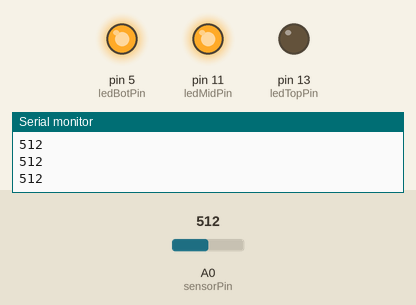
This sketch was run on a simulated Arduino Uno, built with avr-gcc and run on an emulated ATmega328P. Parts: output pins drawn as LEDs (lit = HIGH), the last lines printed to the serial monitor. The test bench sets the inputs (shaded band); at power-on: A0 (sensorPin) = 512.

Above: at 1.2 s.
1.3 s: A0 (sensorPin) set to 495
At 2.1 s:
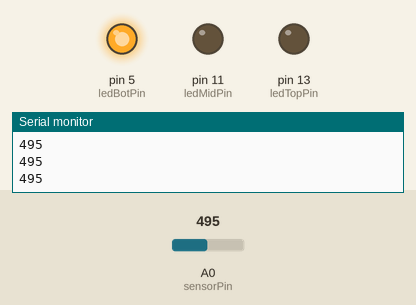
2.8 s: A0 (sensorPin) set to 263
4.3 s: A0 (sensorPin) set to 238
At 5.5 s:
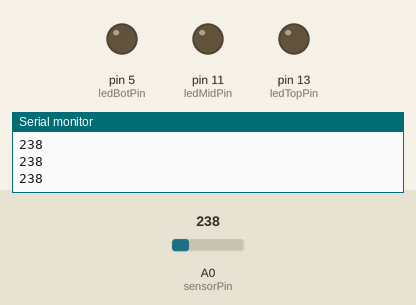
5.8 s: A0 (sensorPin) set to 775
At 6.8 s:
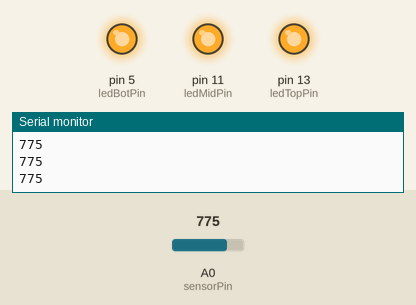
7.3 s: A0 (sensorPin) set to 759
At 7.9 s:
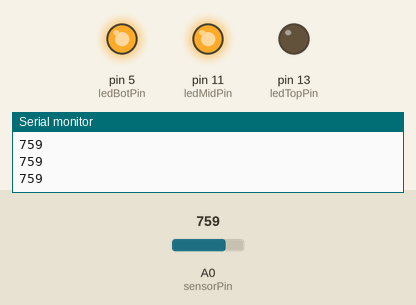
8.8 s: A0 (sensorPin) set to 900
At 9.1 s:
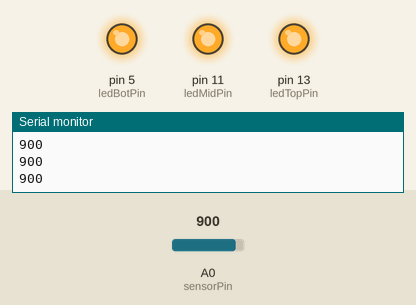
Timing chart, 0 to 11.3 s (numbered marks = the images above; inputs shaded):
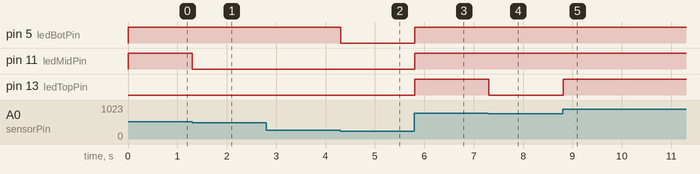

The sketch:

level-meter.ino
```cpp
int sensorPin = A0;    // select the input pin for the potentiometer
int ledBotPin = 5;      // select the pin for the LED
int ledMidPin = 11;
int ledTopPin = 13;
int sensorValue = 0;  // variable to store the value coming from the sensor

void setup() {
  // declare the ledPin as an OUTPUT:
  pinMode(ledBotPin, OUTPUT);
  pinMode(ledMidPin, OUTPUT);
  pinMode(ledTopPin, OUTPUT);
  Serial.begin(9600);
}

void loop() {
  // read the value from the sensor:
  sensorValue = analogRead(sensorPin);

  // potentiometer value
  Serial.println(sensorValue);

  // LED light change
  if (sensorValue > 255) {
    analogWrite(ledBotPin, 255);
  }
  else {
    analogWrite(ledBotPin, 0);
  }

  if (sensorValue > 510) {
    analogWrite(ledMidPin, 255);
  }
   else {
    analogWrite(ledMidPin, 0);
  }

  if (sensorValue > 765) {
    analogWrite(ledTopPin, 255);
  }
   else {
    analogWrite(ledTopPin, 0);
  }


}
```

Measured:
- the behaviour switches between 511 and 510 on A0 (sensorPin) (found by bisection; images 0 and 1)
- the behaviour switches between 256 and 255 on A0 (sensorPin) (found by bisection; images 1 and 2)
- the behaviour switches between 766 and 765 on A0 (sensorPin) (found by bisection; images 3 and 4)
- after the input at 1.3 s, pin 11 (ledMidPin): HIGH → LOW at once
- after the input at 4.3 s, pin 5 (ledBotPin): HIGH → LOW at once
- after the input at 5.8 s, pin 5 (ledBotPin), pin 11 (ledMidPin), pin 13 (ledTopPin): LOW → HIGH at once
- after the input at 7.3 s, pin 13 (ledTopPin): HIGH → LOW at once
- after the input at 8.8 s, pin 13 (ledTopPin): LOW → HIGH at once
